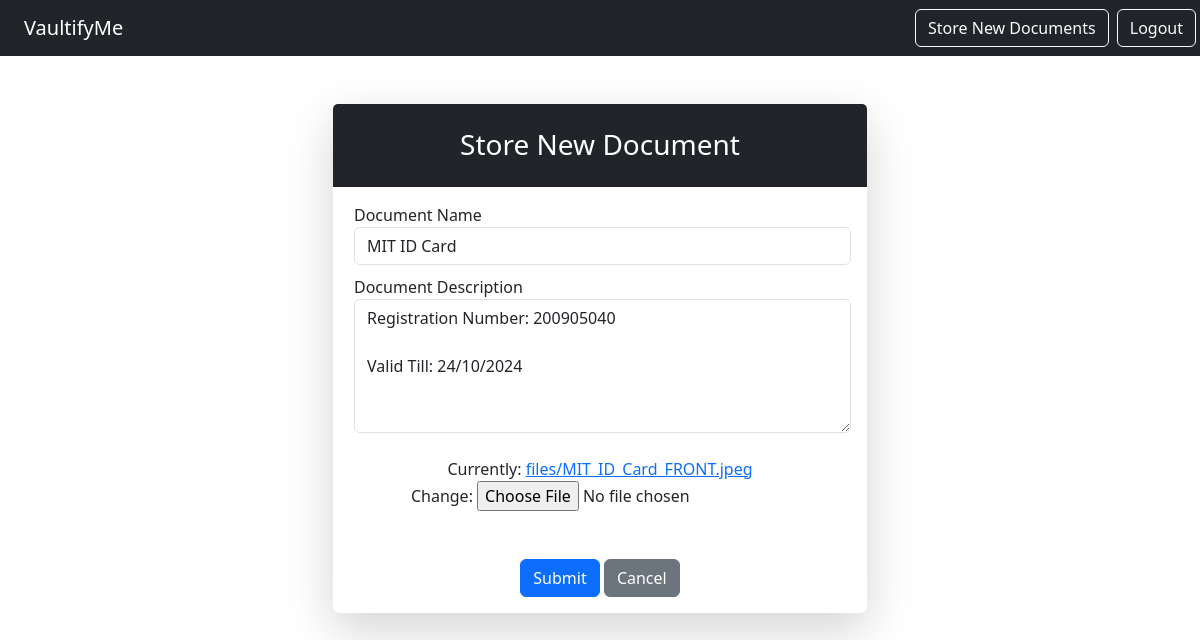
Screenshot of /notes/edit/40 (signed in) with the database file from the repository.
### notes/models.py (models this page shows, shortened)
class Notes(models.Model):
    title = models.CharField(max_length=200)
    text = models.TextField()
    file=models.FileField(upload_to='files/', null=True,default=None)
    created = models.DateTimeField(auto_now_add=True)
    user = models.ForeignKey(User, on_delete=models.CASCADE, related_name="notes")

### notes/views.py (the view)
# urls.py: path('edit/<int:pk>',views.NotesUpdateView.as_view(), name="notes.update"),
class NotesUpdateView(LoginRequiredMixin,UpdateView):
    model = Notes
    form_class = NoteForm
    success_url = '/notes/list'
    template_name = "notes/notes_form.html"
    login_url = "/login"

### notes/forms.py
class NoteForm(forms.ModelForm):
    class Meta:
        model = Notes
        fields  = ('title', 'text', 'file')
        widgets = {
            'title': forms.TextInput(attrs={'class': 'form-control', 'placeholder': 'Enter the title here...'}),
            'text': forms.Textarea(attrs={'class': 'form-control', 'placeholder': 'Enter the description here...', 'rows': 5}),
        }

### notes/templates/notes/notes_form.html (shortened to what this page needs)
{% extends 'base.html' %} {% block content %}
<div class="container mt-5">
  <div class="row justify-content-center">
    <div class="col-md-8 col-lg-6">
      <div class="card shadow-lg border-0 rounded-lg">
        <div class="card-header bg-dark text-white">
          <h3 class="text-center font-weight-bold my-3">Store New Document</h3>
        </div>
        <div class="card-body">
          <form method="POST" , enctype="multipart/form-data">
            <div
              class="form-group"
              style="
                align-items: start;
                align-self: start;
                text-align: left;
                margin-left: 5px;
              "
            >
              <label
                for="{{ form.title.id_for_label }}"
                style="align-items: start; align-self: start; text-align: left"
                >Document Name</label
              >
              {{ form.title }}
            </div>
            <div
              class="form-group"
              style="
                align-items: start;
                align-self: start;
                text-align: left;
                margin-left: 5px;
                margin-top: 10px;
              "
            >
              <label for="{{ form.text.id_for_label }}"
                >Document Description</label
              >
              {{ form.text }}
            </div>
            <br />
            {{ form.file }}
            <div class="form-group mt-5 mb-0">
              <button type="submit" class="btn btn-primary btn-block">
                Submit
              </button>
              <a class="btn btn-secondary" href="{% url 'notes.list' %}"
                >Cancel</a
              >
            </div>
          </form>
        </div>
      </div>
    </div>
  </div>
</div>
{% endblock %}

### rows the page displays
Notes: title "MIT ID Card", text "Registration Number: 200905040 Valid Till: 24/10/2024"
